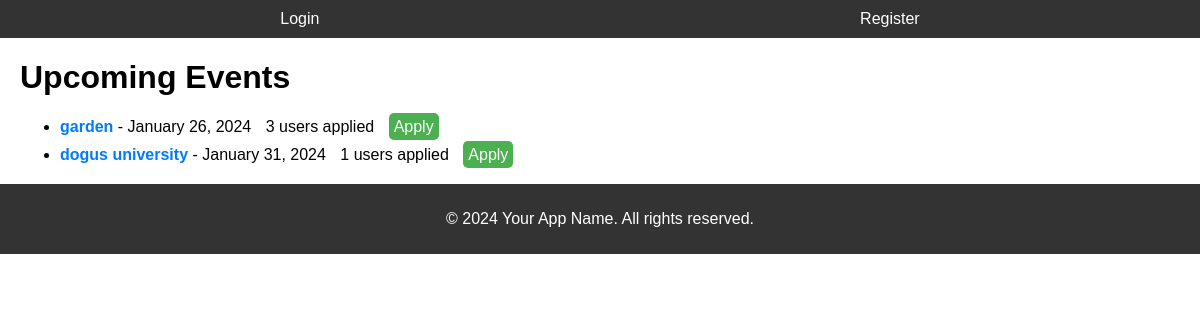
Screenshot of /events/ with the database file from the repository.
### overall1/models.py (models this page shows)
class Event(models.Model):
    name = models.CharField(max_length=255)
    description = models.TextField()
    date = models.DateField()
    counter = models.IntegerField(default=0)

### overall1/views.py (the view)
# urls.py: path('events/', event_list, name='event_list'),
def event_list(request):
    all_events = Event.objects.all()
    return render(request, 'overall1/event_list.html', {'events': all_events})

### overall1/templates/overall1/event_list.html (shortened to what this page needs)
{% extends 'overall1/base.html' %}
{% block content %}
    <div style="margin: 20px;">
        <h1>Upcoming Events</h1>
        <ul>
            {% for event in events %}
                <li style="margin-bottom: 10px;">
                    <strong style="color: #007BFF;">{{ event.name }}</strong> - {{ event.date|date:"F j, Y" }}
                    <span style="margin-left: 10px;">{{ event.counter }} users applied</span>
                    <a href="{% url 'apply_for_event' event.id event.name|slugify %}" style="margin-left: 10px; padding: 5px; background-color: #4CAF50; color: white; text-decoration: none; border-radius: 5px;">Apply</a>
                </li>
            {% endfor %}
        </ul>
    </div>
{% endblock %}

### overall1/templates/overall1/base.html (style rules this page uses)
body { font-family: Arial, sans-serif; margin: 0; padding: 0; }

### rows the page displays
Event: name "garden", date "January 26, 2024", counter "3"
Event: name "dogus university", date "January 31, 2024", counter "1"
